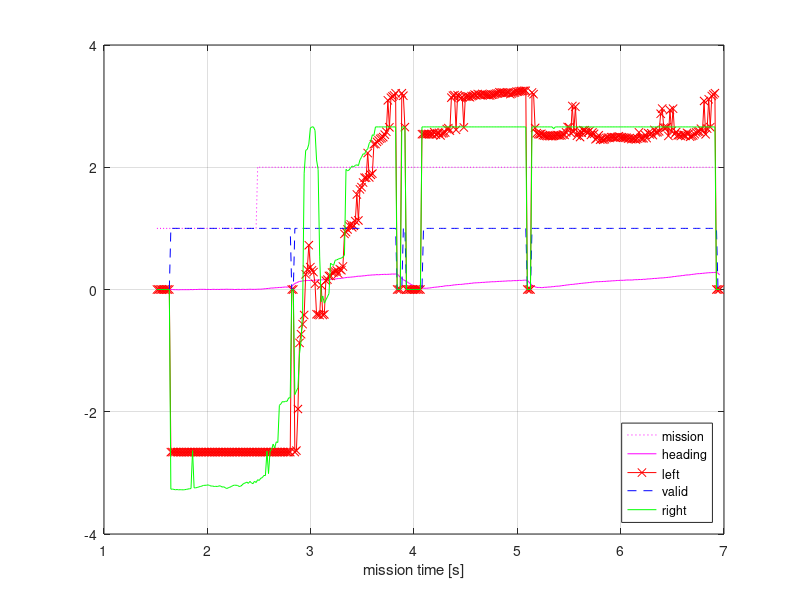

Source code (MATLAB): (Note: this script raises an error after producing the figure.)
% edge debug
clear
close all
%%
% Alma (11)
%  1    time 1.502 sec
%  2  3  4  5   (mission 0), state 2, entered (thread 1, line 1), events 0x0 (bit-flags)
%  6  7 Motor velocity ref left, right: -0.0775 -0.0638
%  8  9 10 11 Pose x,y,h,tilt [m,m,rad,rad]: -0.0196795 2.44554e-05 0 0.00406407
% 12 .. 35 Edge sensor: left 1.898621 1, right 2.395117 1, values 1820 2339 2512 2813 3248 3410 3384 2816, 
%    white 1, used 1, LEDhigh=1, xingVal=1.49 xlcnt=0 lvcnt=5,LineVal=0.93, lineLow=5, lineHi=6, edgeAngle=0.
whitelevel=[3006 3451 3494 3526 3547 3531 3470 2982];
blacklevel=[1404 1879 2038 2116 2154 2097 1922 1386];
% 36    Battery voltage [V]: 12.37
gain=1./(whitelevel - blacklevel);
%  8  9 Get data time [us]: 100 +ctrl 460
%%
data100 = load('edge_100.txt');
data101 = load('edge_101.txt');
%%
dd = data101;
fg = 101;
%%
L1 = 16;
led1 = (dd(:,L1) - blacklevel(1))*gain(1);
led2 = (dd(:,L1+1) - blacklevel(2))*gain(2);
led3 = (dd(:,L1+2) - blacklevel(3))*gain(3);
led4 = (dd(:,L1+3) - blacklevel(4))*gain(4);
led5 = (dd(:,L1+4) - blacklevel(5))*gain(5);
led6 = (dd(:,L1+5) - blacklevel(6))*gain(6);
led7 = (dd(:,L1+6) - blacklevel(7))*gain(7);
led8 = (dd(:,L1+7) - blacklevel(8))*gain(8);
leds = [led1,led2,led3,led4,led5,led6,led7,led8];

%%
data = dd;
figure(fg)
hold off
plot(data(:,1), data(:,4),':m');
hold on
plot(data(:,1), data(:,10),'m');
plot(data(:,1), data(:,12),'x-r');
plot(data(:,1), data(:,13),'--b');
plot(data(:,1), data(:,14),'g');
grid on
xlabel('mission time [s]')
legend('mission','heading','left','valid','right','location','southeast');
%%
% Alma (11)
%  1    time 2.771 sec
%  2  3  4  5   (mission 0), state 2, entered (thread 1, line 2), events 0x0 (bit-flags)
%  6  7 Motor velocity ref left, right: 0.3303 0.3013
%  8  9 10 11 Pose x,y,h,tilt [m,m,rad,rad]: 0.0803223 0.000822635 0.00518225 0.0325551
% 12 .. 33 Edge sensor: left -3.102526 1, right 1.694218 1, values 1833 2416 2545 2629 2774 2767 2586 1909, 
%    white 1, used 1, LEDhigh=1, xingVal=4.79 xlcnt=0 lvcnt=5,LineVal=1.00, lineLow=0, lineHi=0, edgeAngle=-0.0137359.
whitelevel=[3068 3458 3495 3520 3531 3522 3474 3062];
blacklevel=[740 1027 1136 1228 1243 1179 1067 772];
% 34    Battery voltage [V]: 11.83
% 35 53 linesensorExtra 0.107 -0.022 -0.047 0.028 0.012 -0.049 -0.108,
% 42 45 max=0.107, min=-0.108, imax=0, imin=6, 
% 46 49 lleft=0.1083, lcent=0.1296, lright=-0.0221, ledgepos=-0.501514,
% 50 53 rleft=-0.0491, rcent=-0.2157, rright=0.1075, redgepos=5.579393,.
gain=1./(whitelevel - blacklevel);
%
data200 = load('edge_200.txt');
data201 = load('edge_201.txt');
data202 = load('edge_202.txt');
data203 = load('edge_203.txt');
data204 = load('edge_204.txt');
data205 = load('edge_205.txt');
data206 = load('edge_206.txt');
data207 = load('edge_207.txt');
data208 = load('edge_208.txt');
data209 = load('edge_209.txt');
data210 = load('edge_210.txt');
data211 = load('edge_211.txt');
data212 = load('edge_212.txt');
data300 = load('edge_300.txt');
data310 = load('edge_310.txt');
data311 = load('edge_311.txt');
data312 = load('edge_312.txt');
data313 = load('edge_313.txt');
data314 = load('edge_314.txt');
data603 = load('edge_603.txt');
data604 = load('edge_604.txt');
data605 = load('edge_605.txt');
data606 = load('edge_606.txt');
data607 = load('edge_607.txt');
data608 = load('edge_608.txt');
data620 = load('edge_620.txt');
data621 = load('edge_621.txt');
data622 = load('edge_622.txt');
data623 = load('edge_623.txt');
data624 = load('edge_624.txt');
data625 = load('edge_625.txt');
data626 = load('edge_626.txt');
data627 = load('edge_627.txt');
data628 = load('edge_628.txt');
data629 = load('edge_629.txt');
data630 = load('edge_630.txt');
data631 = load('edge_631.txt');
data632 = load('edge_632.txt');
data633 = load('edge_633.txt');
data634 = load('edge_634.txt');
data635 = load('edge_635.txt');
data636 = load('edge_636.txt');
%
%%
dd = data636;
fg = 636;
%
L1 = 16;
led1 = (dd(:,L1) - blacklevel(1))*gain(1);
led2 = (dd(:,L1+1) - blacklevel(2))*gain(2);
led3 = (dd(:,L1+2) - blacklevel(3))*gain(3);
led4 = (dd(:,L1+3) - blacklevel(4))*gain(4);
led5 = (dd(:,L1+4) - blacklevel(5))*gain(5);
led6 = (dd(:,L1+5) - blacklevel(6))*gain(6);
led7 = (dd(:,L1+6) - blacklevel(7))*gain(7);
led8 = (dd(:,L1+7) - blacklevel(8))*gain(8);
leds = [led1,led2,led3,led4,led5,led6,led7,led8];

%%
data = dd;
% limit edge position
for k = 1:size(data,1)
    if data(k,14) < -3 % right edge may be negative
        data(k,14) = -3.1;
    end
    if data(k,12) > 3 % left edge may get positive
        data(k,12) = 3.1;
    end
end
figure(fg)
hold off
plot(data(:,1), data(:,4),'--m');
hold on
plot(data(:,1), leds(:,1),'-+');
plot(data(:,1), leds(:,2),'-o');
plot(data(:,1), leds(:,3));
plot(data(:,1), leds(:,4));
plot(data(:,1), leds(:,5));
plot(data(:,1), leds(:,6));
plot(data(:,1), leds(:,7));
plot(data(:,1), leds(:,8));

plot(data(:,1), data(:,12)/10,'-+');
plot(data(:,1), data(:,14)/10,'-o');
plot(data(:,1), data(:,13));
plot(data(:,1), data(:,27)/10);
plot(data(:,1), (data(:,14)-data(:,12))/10,'-^');
plot(data(:,1), data(:,28)/10,'-^');
plot(data(:,1), data(:,6));
plot(data(:,1), data(:,7));

grid on
xlabel('mission time [s]')
legend('mission','L1','L2','L3','L4','L5','L6','L7','L8','left edge','right edge','line valid','width','width val','xing-cnt','mot left','mot-right','location','southeast');

%%
t = 3.035;
dt = data(2,1)-data(1,1);
j = round((t - data(1,1))/dt) + 1;
figure(75+fg+1)
hold off
plot(1:8,leds(j,:))
hold on
grid on
plot(1.5:1:7.5,data(j,35:41),'-o')
plot([data(j,44), data(j,44)]+1.5,[0, data(j,42)],'-<');
plot([data(j,45), data(j,45)]+1.5,[0, data(j,43)],'->');
m = data(j,44) + 1.5;
plot([m-1:1:m+1], [data(j,46:48)]);
m = data(j,45) + 1.5;
plot([m-1:1:m+1], [data(j,50:52)]);
plot([data(j,49), data(j,49)]+1.5,[0.2,0.3],'-*');
plot([data(j,53), data(j,53)]+1.5,[0.2,0.3],'-*');
xlabel('led');
legend('led value','led value diff','max','min','m-left','m-right','left-pos','right-pos','location','northwest')
%%
% recalculate
mleft = data(j,51)
mcent = data(j,52)
mright = data(j,53)


%% reconstruct line sensor function

dv = zeros(8,1);
    dv(1) = leds(j,2) - leds(j,1);
    dvmax = dv(1);
    dvmin = dv(1);
    dimin = 1;
    dimax = 1;
    for i = 2:7
      dv(i) = leds(j,i + 1) - leds(j,i);
      if (dv(i) > dvmax)
        dvmax = dv(i);
        dimax = i;
      elseif (dv(i) < dvmin)
        dvmin = dv(i);
        dimin = i;
      end
    end
    %// left side (positive gradient if line is white)
    mleft = 0;
    mcent = dvmax;
    mright = 0;
    edgePos = 0.0;
    if (dimax == 1)
      %// use minimum as reference
      mleft = -dvmin;
    else
      mleft = dv(dimax - 1);
    end
    if (dimax == 8)
      %// unlikely, but possible, that maximum is right-most
      %// then use maximum gradient on other side
      mright = -dvmin;
    else
      mright = dv(dimax + 1);
    end
    %%
    if (mleft > mright)
      %{ // use interpolation to the left
      mcent = dvmax - mright;
      mleft = mleft - mright;
      %// find edge position in LED index
      edgePos = (mcent - mleft)/(mcent + mleft) * 0.5 - 0.5 + dimax;
    else
      mcent = dvmax - mleft;
      mleft = mright - mleft;
      %// find edge position in LED index
      
      edgePos = 0.5 - (mcent - mright)/(mcent + mright) * 0.5 + dimax;
    end
    %// convert to cm.
    %% edgePos = (edgePos - 3.5) * 0.76;
    %// save position
    lsLeftSide = edgePos;
    %//
    mcent = dv(dimin);
    %// right side (negative gradient if line is white)
    if (dimin == 7)
      %// use maximum as reference
      mright = -dvmax;
    else
      mright = dv(dimin + 1);
    end
    if (dimin == 1)
      mleft = -dvmax;
    else
      mleft = dv(dimin - 1);
    end
    %%
    if (mleft < mright)
      %// use interpolation to the left - left is most negative
      %// subtract right value
      mcent = dvmin - mright;
      mleft = mleft - mright;
      %// find edge position in LED index
      edgePos = (mcent - mleft)/(mcent + mleft) * 0.5 - 0.5 + dimin;
    else
      mcent = dvmin - mleft;
      mleft = mright - mleft;
      %// find edge position in LED index
      edgePos = 0.5 - (mcent - mright)/(mcent + mright) * 0.5 + dimin;
    end
    %// convert to cm.
    %edgePos = (edgePos - lsMidtIndex) * lsLEDdistance;
    %// save position
    lsRightSide = edgePos;
    %//


